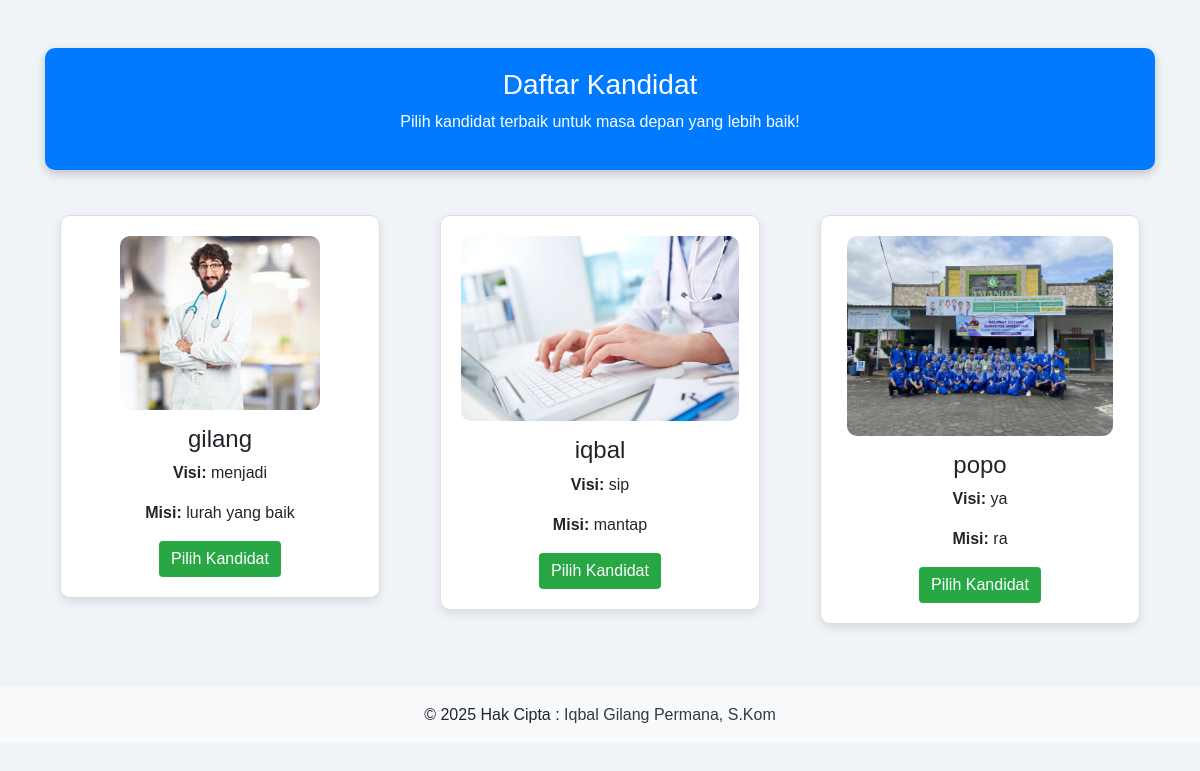
Page /dashboard.php on the committed database.
### tables this page shows
CREATE TABLE `candidates` (
  `id` int(11) NOT NULL,
  `name` varchar(255) NOT NULL,
  `vision` text DEFAULT NULL,
  `mission` text DEFAULT NULL,
  `photo` varchar(255) DEFAULT NULL
);

### dashboard.php (the view, shortened to what this page needs)
<?php
include 'db.php';
$stmt_kandidat = $pdo->query("SELECT * FROM candidates");
$kandidatList = $stmt_kandidat->fetchAll();
?>
<!DOCTYPE html>
<html lang="en">
<head>
    <link rel="stylesheet" href="https://stackpath.bootstrapcdn.com/bootstrap/4.5.2/css/bootstrap.min.css">
    <link rel="stylesheet" href="https://cdnjs.cloudflare.com/ajax/libs/font-awesome/5.15.3/css/all.min.css">
</head>
<body>
    <div class="container mt-5">
        <div class="header">
            <h3>Daftar Kandidat</h3>
            <p>Pilih kandidat terbaik untuk masa depan yang lebih baik!</p>
        </div>
        <div class="row">
            <?php foreach ($kandidatList as $kandidat): ?>
                <div class="col-md-4">
                    <div class="candidate-card">
                        <?php if ($kandidat['photo']): ?>
                            <img src="<?php echo htmlspecialchars($kandidat['photo']); ?>" alt="Foto Kandidat" class="candidate-photo">
                        <?php endif; ?>
                        <h4><?php echo htmlspecialchars($kandidat['name']); ?></h4>
                        <p><strong>Visi:</strong> <?php echo htmlspecialchars($kandidat['vision']); ?></p>
                        <p><strong>Misi:</strong> <?php echo htmlspecialchars($kandidat['mission']); ?></p>
                        <form action="" method="POST">
                            <button type="submit" name="vote" class="btn btn-success">Pilih Kandidat</button>
                        </form>
                    </div>
                </div>
            <?php endforeach; ?>
        </div>
    </div>
    <?php include 'footer.php'; ?>
</body>
</html>

### footer.php
<footer class="bg-light text-center text-lg-start mt-5">
    <div class="text-center p-3">
        © <?php echo date("Y"); ?> Hak Cipta : <a class="text-dark" href="#"> Iqbal Gilang Permana, S.Kom </a>
    </div>
</footer>

### dashboard.php (style rules this page uses)
body { background-color: #f0f4f8; font-family: 'Arial', sans-serif; }
.header { text-align: center; margin-bottom: 30px; padding: 20px; background-color: #007bff; color: white; border-radius: 10px; box-shadow: 0 4px 10px rgba(0, 0, 0, 0.2); }
.candidate-card { border: 1px solid #ddd; border-radius: 10px; padding: 20px; margin: 15px; text-align: center; background-color: white; box-shadow: 0 4px 10px rgba(0, 0, 0, 0.1); transition: transform 0.3s, box-shadow 0.3s; }
.candidate-photo { max-width: 100%; max-height: 200px; border-radius: 10px; margin-bottom: 15px; }
.btn-success { background-color: #28a745; border: none; transition: background-color 0.3s; }

### rows in the picture
candidates: photo (picture), name "gilang", vision "menjadi", mission "lurah yang baik"
candidates: photo (picture), name "iqbal", vision "sip", mission "mantap"
candidates: photo (picture), name "popo", vision "ya", mission "ra"
